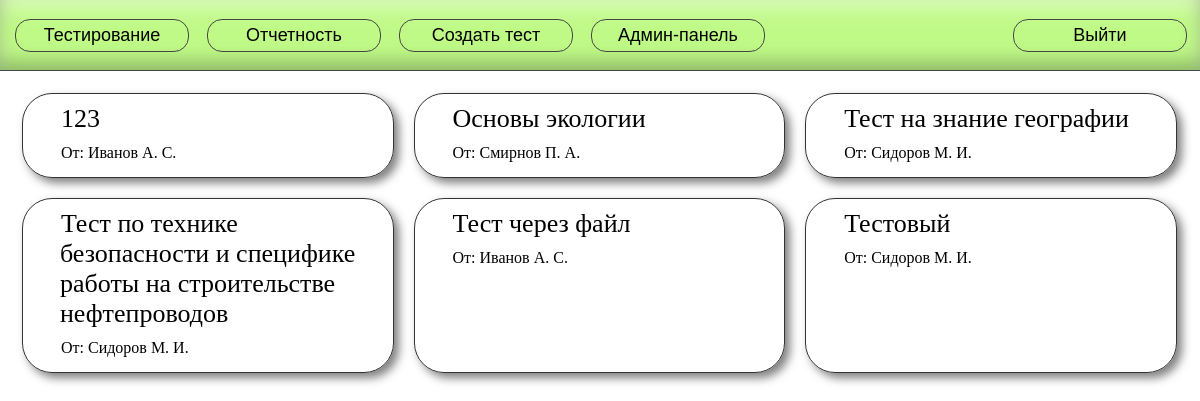
/testing (signed in), run on the app's committed database.
### main/models.py (models this page shows, shortened)
class Test(models.Model):
    test_name = models.CharField(max_length=255, null=False)
    test_description = models.CharField(max_length=1000, null=True, blank=True,
                                        default='Описание отсутствует')
    curator = models.ForeignKey(Worker, on_delete=models.CASCADE)
    max_tries = models.IntegerField(null=True, default=2)
    questions_per_attempt = models.IntegerField(null=True, default=10)
    time_limit = models.IntegerField(null=True, default=20)
    percentage_to_pass = models.IntegerField(null=True, default=80)

class Worker(models.Model):
    worker_roles = [
        ('admin', 'Администратор'),
        ('curator', 'Куратор'),
        ('worker', 'Сотрудник'),
    ]
    user = models.OneToOneField(User, on_delete=models.CASCADE)
    role = models.CharField(choices=worker_roles)
    departament = models.ForeignKey(Departament, on_delete=models.CASCADE)
    job_title = models.CharField(max_length=255, null=True)
    full_name = models.CharField(max_length=255, null=False)

### main/views.py (the view, shortened to what this page needs)
# urls.py: path('testing', tests_view, name='testing'),
@login_required(login_url='login')
def tests_view(request):
    worker = Worker.objects.get(user=request.user)
    role = get_role(request.user)
    if role == 'admin':
        tests = Test.objects.all().order_by('test_name')
    return render(request, 'testing.html', {
        'tests': tests,
    })

### main/views.py (called while the page is built)
def get_role(user):
    worker = Worker.objects.get(user=user)
    if worker.role == 'admin':
        return 'admin'
    if worker.role == 'curator':
        return 'curator'
    if worker.role == 'worker':
        return 'worker'

### templates/testing.html (shortened to what this page needs)
{% extends 'header.html' %}
{% load static %}
{% block styles %}
    <link href="{% static '/css/testing.css' %}" rel="stylesheet">
{% endblock styles %}
{% block body %}
<div class="testing-content">
    <div class="tests-wrapper">
    {% for test in tests %}
        <div class="test-wrapper">
            <a class="test" href="/testing/{{ test.id }}">
                <div class="text-wrapper">
                    <p class="test-name">{{ test.test_name }}</p>
                    <p class="test-curator">От: {{ test.curator.full_name }}</p>
                </div>
            </a>
        </div>
    {% endfor %}
    </div>
</div>
{% endblock %}

### static/css/header.css (style rules this page uses)
body { background: white; margin: 0; }

### data on the page
Test: test_name "123", curator.full_name "Иванов А. С."
Test: test_name "Основы экологии", curator.full_name "Смирнов П. А."
Test: test_name "Тест на знание географии", curator.full_name "Сидоров М. И."
Test: test_name "Тест по технике безопасности и специфике работы на строительстве нефтепроводов", curator.full_name "Сидоров М. И."
Test: test_name "Тест через файл", curator.full_name "Иванов А. С."
Test: test_name "Тестовый", curator.full_name "Сидоров М. И."
